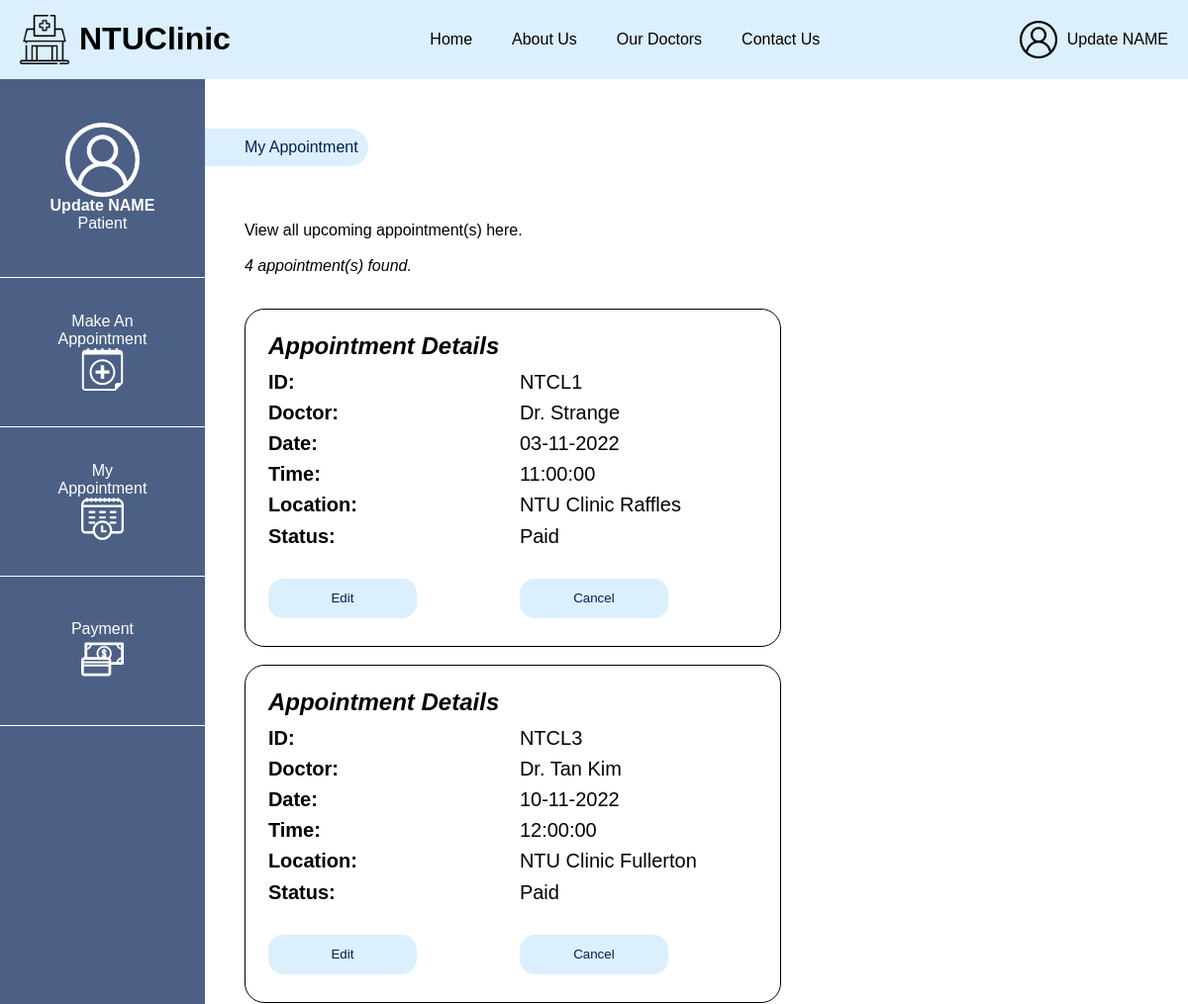
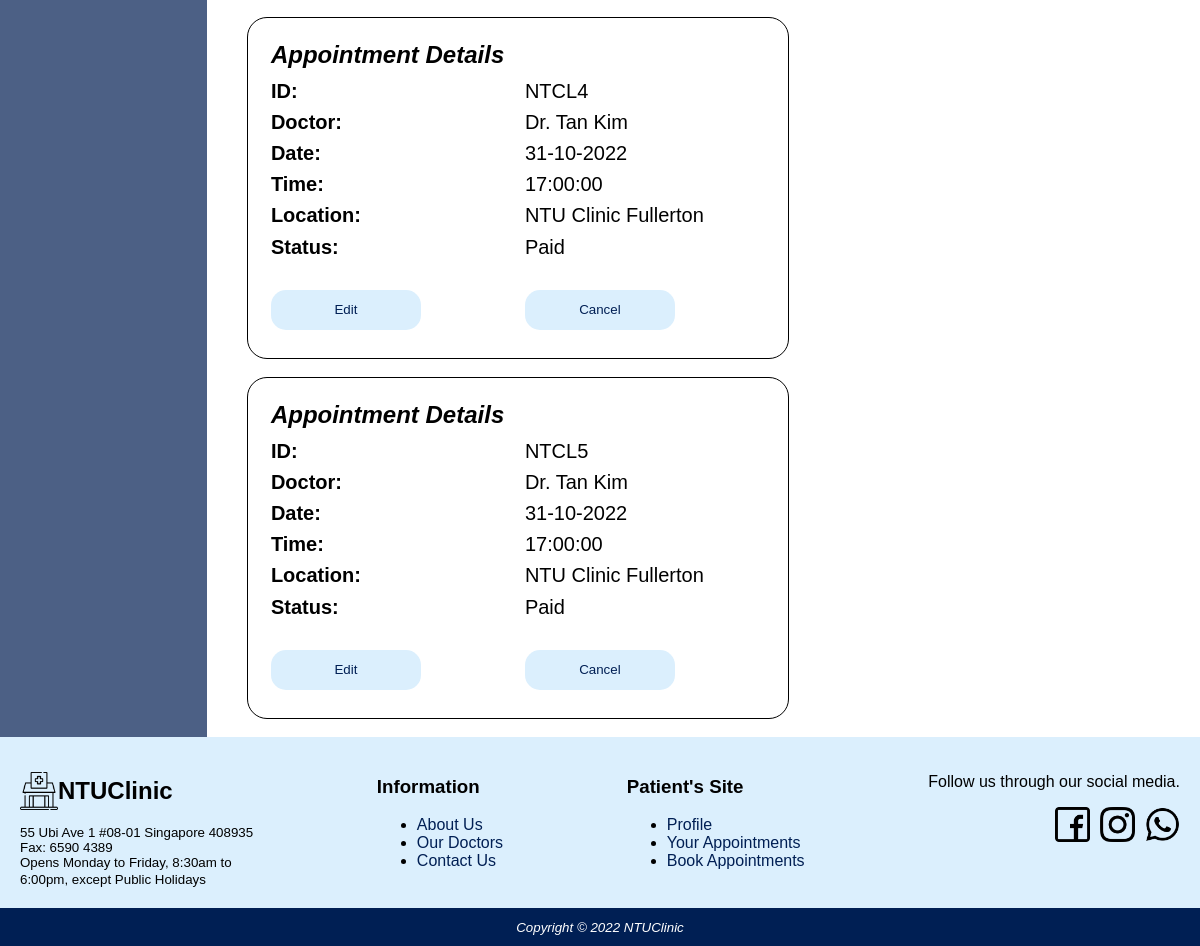
The app's page /patient/myappointment.php (signed in), older data (2 pictures, top to bottom).
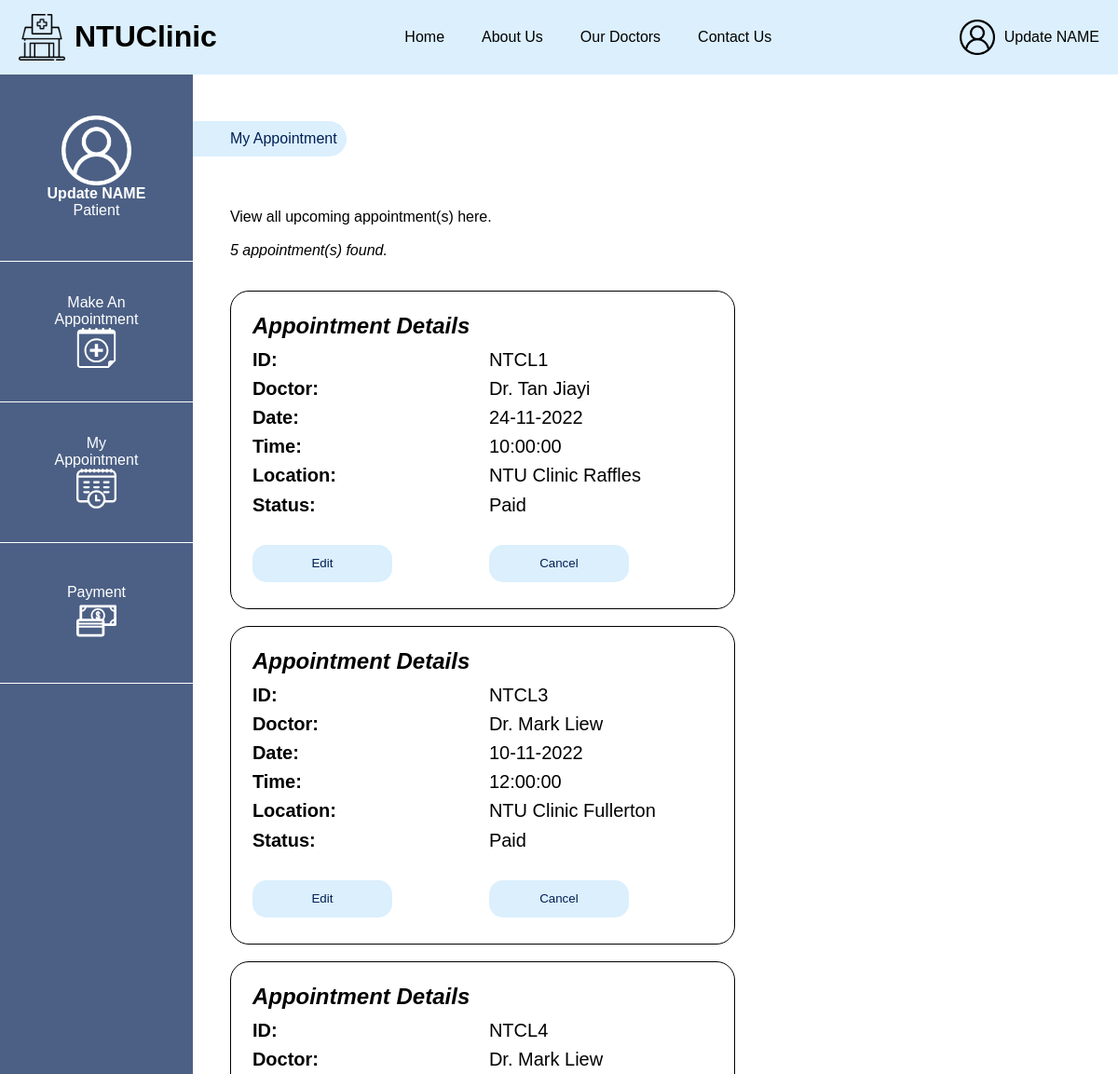
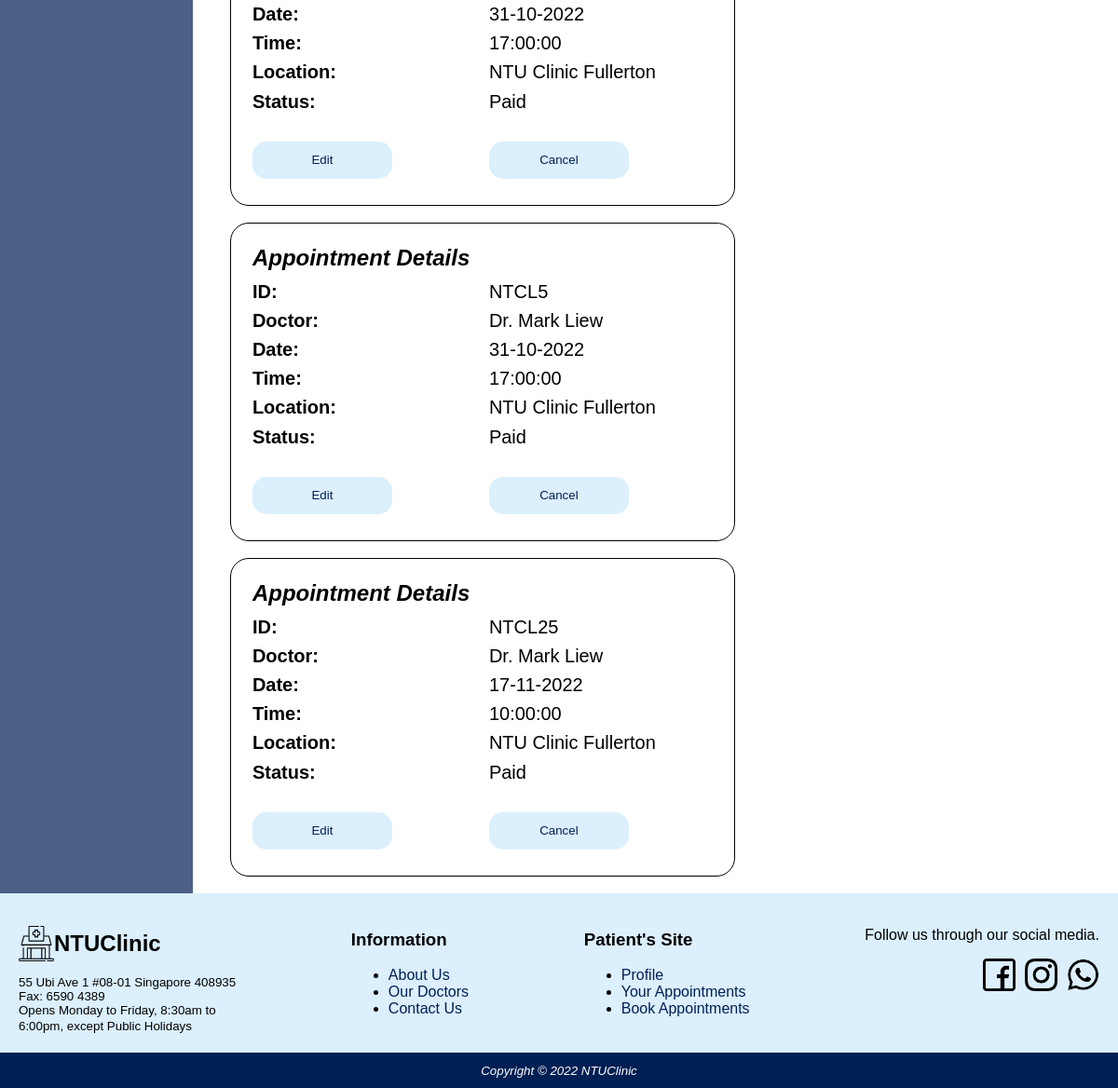
The same page, newer data (2 pictures, top to bottom).
### tables this page shows
CREATE TABLE `Appointments` (
  `appointmentID` int(10) UNSIGNED NOT NULL,
  `user` int(11) NOT NULL,
  `location` char(200) NOT NULL,
  `doctor` char(100) NOT NULL,
  `date` date NOT NULL,
  `time` time NOT NULL,
  `timeCompleted` time NOT NULL,
  `paid_status` tinyint(1) NOT NULL,
  `book_status` tinyint(1) NOT NULL
);

CREATE TABLE `Doctors` (
  `doctorid` int(10) UNSIGNED NOT NULL,
  `docname` char(255) NOT NULL,
  `description` text DEFAULT NULL,
  `clinicid` int(11) NOT NULL,
  `image` char(100) NOT NULL,
  `contact` char(10) NOT NULL,
  `joindate` varchar(11) NOT NULL,
  `certexp` varchar(11) NOT NULL,
  `email` char(100) NOT NULL,
  `password` char(255) NOT NULL
);

CREATE TABLE `Clinics` (
  `clinicid` int(10) UNSIGNED NOT NULL,
  `clinicname` char(255) NOT NULL,
  `cliniclocation` char(255) DEFAULT NULL,
  `cliniccontact` char(50) NOT NULL
);

### patient/appointmentRetrieval.php (called while the page is built, shortened)
<?php
	include "../methods/getUserData.php";
	$db = mysqli_connect('localhost', 'root', '');
	mysqli_select_db($db,'project');
	$sql=
		"SELECT a.user, a.location, a.doctor, a.date, a.time,
		a.paid_status, a.book_status
		FROM appointments a
		INNER JOIN patients p on a.user = p.userid";
	$result = mysqli_query($db,$sql);
	$count=0;
	while ($row = mysqli_fetch_assoc($result)){
	if ($row['user'] == $currentUserData['userid']) {
		if ($row['paid_status'] == "1") {
			if ($row['book_status'] == "1")
			{
			$count=$count+1;
			}
		}
	}
	}
?>

### patient/myappointment.php (the view, shortened to what this page needs)
<!DOCTYPE html>
<html lang="en">
<head>
<link rel="stylesheet" href="../style.css" />
<link rel="stylesheet" href="./sidepanel.css" />
<link rel="stylesheet" href="./myappointment.css" />
</head>
<body>
<div id="wrapper">
	<?php include 'header.php'; ?>
	<div id="bodycontent">
	<?php include "sidepanel.php"; ?>
	<div class="leftcontent">
		<div class="breadcrumb">
			<a href="myappointment.php" class="botnav">My Appointment</a>
		</div>
	<div class="maincontainer">
		<div class="leftform">
		<?php include 'appointmentRetrieval.php';
		echo "<p>
		View all upcoming appointment(s) here.<br><br>" .
		"<i>" . $count . " appointment(s) found.</i></p><br>";
		?>
		<?php
		$patientid = $_SESSION['valid_user_id'];
		$db = mysqli_connect('localhost', 'root', '');
		mysqli_select_db($db,'project');
		$sql=
		"SELECT *
		FROM appointments a
		INNER JOIN patients p on a.user = p.userid
		INNER JOIN doctors d on a.doctor = d.doctorid
		INNER JOIN clinics c on a.location = c.clinicid
		WHERE user='$patientid'";
		$result = mysqli_query($db,$sql);
		while ($row = mysqli_fetch_assoc($result)){
		if ($row['paid_status'] == "1") {
			if ($row['book_status'] == "1")
			{
				$location = $row['clinicname'];
				$doctor = $row['docname'];
			$date = $row['date'];
			$time = $row['time'];
			$apptID = $row['appointmentID'];
			$date2 = date("d-m-Y", strtotime($date));
			echo "
			<div class='table-wrapper'>
			<table class='appointment-table' style='font-size:20px;height:300px;width:450px;'>
			<th colspan='2' style='float:left;font-size:24px;'>
				<i>Appointment Details</i>
			</th>
			<tr>
				<td style='width:250px;'><b>ID: </b></td>
				<td><span id='doctor'>
				NTCL$apptID
				</span></td>
			</tr>
			<tr>
				<td style='width:250px;'><b>Doctor: </b></td>
				<td><span id='doctor'>
				$doctor
				</span></td>
			</tr>
			<tr>
				<td style='width:250px;'><b>Date: </b></td>
				<td><span id='date'>
				$date2
				</span></td>
			</tr>
			<tr>
				<td style='width:250px;'><b>Time: </b></td>
				<td><span id='time'>
				$time
				</span></td>
			</tr>
			<tr>
				<td style='width:250px;'><b>Location: </b></td>
				<td><span id='location'>
				$location
				</span></td>
			</tr>
			<tr>
				<td style='width:250px;'><b>Status: </b></td>
				<td><span id='status'>
				Paid
				</span></td>
			</tr>
			<tr>
			<td style='float: center; width:250px;'>
				<form action='editappointment.php' method='post'>
					<input value='$apptID' name='apptID' type='hidden'/>
					<button id='editbutton' class='primarybutton'>Edit</button>
				</form>
			</td>
			<td style='float: center;'>
			<form action='cancelappointment.php' method='post'>
			<input value='$apptID' name='apptID' type='hidden'/>
				<button id='cancelbutton' onclick='alertpopup()' class='primarybutton'>Cancel</button>
				</form>
			</td>
			</tr>
			</table>
			</div>
			<br>";
			}
			}
			}
		?>
	</div>
	</div>
</div>
	</div>
</div>
<?php include "footer.php";?>
</body>

Row changes from the older to the newer data that the page shows:
changed appointments "NTU Clinic Raffles": doctors.docname "Dr. Strange" → "Dr. Tan Jiayi"; date "03-11-2022" → "24-11-2022"; time "11:00:00" → "10:00:00"
changed through a linked row, appointments id 3: doctors.docname "Dr. Tan Kim" → "Dr. Mark Liew"
changed through a linked row, appointments id 4: doctors.docname "Dr. Tan Kim" → "Dr. Mark Liew"
changed through a linked row, appointments id 5: doctors.docname "Dr. Tan Kim" → "Dr. Mark Liew"
added appointments: appointmentID "25", doctors.docname "Dr. Mark Liew", date "17-11-2022", time "10:00:00", clinics.clinicname "NTU Clinic Fullerton"
Text that changed along with them:
$count: "4" → "5"
